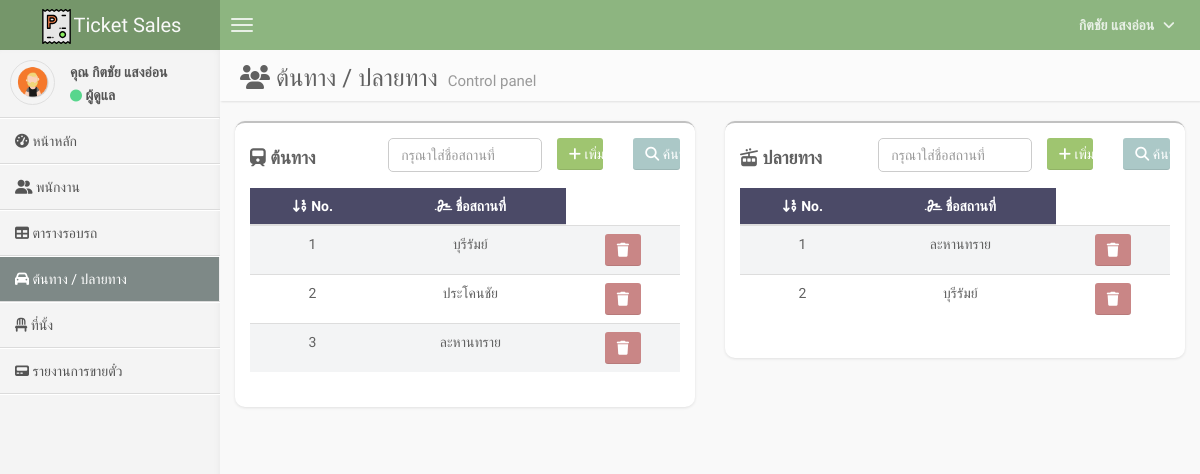
Page /start_end.php (signed in) on the committed database.
### tables this page shows
CREATE TABLE `tb_user` (
  `u_id` int(11) NOT NULL,
  `u_email` varchar(70) NOT NULL,
  `u_password` varchar(280) NOT NULL,
  `u_first_name` varchar(180) NOT NULL,
  `u_last_name` varchar(80) NOT NULL,
  `u_role` int(11) NOT NULL DEFAULT 0,
  `u_tel` varchar(10) NOT NULL
);

CREATE TABLE `tb_place_start` (
  `ps_id` int(11) NOT NULL,
  `ps_name` varchar(80) NOT NULL
);

CREATE TABLE `tb_place_end` (
  `pe_id` int(11) NOT NULL,
  `pe_name` varchar(80) NOT NULL
);

### start_end.php (the view, shortened to what this page needs)
<?php
require "connect.php";
$id = $_SESSION["user_id"];
$role = $_SESSION["user_role"];
$SQL = "SELECT * FROM tb_user WHERE u_id = '{$id}'";
$objQuery = mysqli_query($con, $SQL);
$user = mysqli_fetch_assoc($objQuery);
$SQL = "SELECT * FROM tb_place_start";
$psQuery = mysqli_query($con, $SQL);
$SQL = "SELECT * FROM tb_place_end";
$peQuery = mysqli_query($con, $SQL);
?>
<!DOCTYPE html>
<html>
<head>
    <link href="css/bootstrap.min.css" rel="stylesheet" type="text/css" />
    <link rel="stylesheet" href="node_modules\@fortawesome\fontawesome-free\css\all.min.css">
    <link href="css/AdminLTE.css" rel="stylesheet" type="text/css" />
    <link href="css/custom.css" rel="stylesheet" type="text/css" />
</head>
<body class="skin-blue" style="color: #616161;">
    <header class="header">
        <a href="index.php" class="logo">
            <img src="svg/parking_ticket.svg" width="35px" height="35px"/>Ticket Sales
        </a>
        <nav class="navbar navbar-static-top" role="navigation">
            <a href="#" class="navbar-btn sidebar-toggle" data-toggle="offcanvas" role="button">
                <span class="icon-bar"></span>
                <span class="icon-bar"></span>
                <span class="icon-bar"></span>
            </a>
            <div class="navbar-right">
                <ul class="nav navbar-nav">
                    <li class="dropdown user user-menu">
                        <a href="#" class="dropdown-toggle" data-toggle="dropdown">
                            <span> <?= $user["u_first_name"] . " " . $user["u_last_name"] ?></span>
                            <i class="fas fa-angle-down" style="font-size: 14px;margin-left: 5px;"></i>
                        </a>
                    </li>
                </ul>
            </div>
        </nav>
    </header>
    <div class="wrapper row-offcanvas row-offcanvas-left">
        <aside class="left-side sidebar-offcanvas">
            <section class="sidebar">
                <div class="user-panel">
                    <div class="pull-left image">
                        <img src="img/user1.png" class="img-circle" alt="User Image" />
                    </div>
                    <div class="pull-left info">
                        <p>คุณ <?= $user["u_first_name"] . " " . $user["u_last_name"] ?> </p>
                        <div>
                            <i class="fas fa-circle" style="font-size: 12px;color:#58D68D"></i>
                            <?= $role == 1 ? "ผู้ดูแล" : "พนักงาน" ?>
                        </div>
                    </div>
                </div>
                <?php require "navigation.php" ?>
            </section>
        </aside>
        <aside class="right-side">
            <section class="content-header">
                <h1>
                    <i class="fas fa-users"></i> ต้นทาง / ปลายทาง
                    <small>Control panel</small>
                </h1>
            </section>
            <section class="content">
                <div class="row">
                    <div class="col-md-6">
                        <div class="box" style="padding: 10px;">
                            <div class="row">
                                <div class="col-md-4">
                                    <h4 style="font-weight: bold;"><i class="fas fa-train"></i> ต้นทาง</h4>
                                </div>
                                <div class="col-md-8">
                                    <form action="action/action_add_ps.php" method="POST">
                                        <div class="row">
                                            <div class="col-md-6" style="padding: 0px;">
                                                <input type="text" name="name" class="form-control" placeholder="กรุณาใส่ชื่อสถานที่">
                                            </div>
                                            <div class="col-md-3">
                                                <button class="btn btn-success" name="btn_add_ps" style="width: 100%;"><i class="fas fa-plus"></i> เพิ่ม</button>
                                            </div>
                                            <div class="col-md-3">
                                                <button class="btn btn-primary" name="btn_seach_ps" style="width: 100%;"><i class="fas fa-search" style="font-size: 14px;"></i> ค้นหา</button>
                                            </div>
                                        </div>
                                    </form>
                                </div>
                            </div>
                            <div class="row">
                                <div class="col-md-12">
                                    <table class="table table-striped text-center" style="margin-top: 10px;box-sizing: border-box;">
                                        <thead class="thead-dark" style="background-color: #4B4A67;color:white">
                                            <tr>
                                                <th scope="col">
                                                    <i class="fas fa-sort-numeric-down"></i>
                                                    No.
                                                </th>
                                                <th scope="col">
                                                    <i class="fas fa-signature"></i>
                                                    ชื่อสถานที่
                                                </th>
                                            </tr>
                                        </thead>
                                        <tbody>
                                            <?php
                                                $i = 1;
                                                while($row = mysqli_fetch_assoc($psQuery)):
                                            ?>
                                                <tr>
                                                    <td><?= $i ?></td>
                                                    <td><?= $row["ps_name"] ?></td>
                                                    <td>
                                                        <a href="action/action_delete_ps.php?id=<?= $row["ps_id"] ?>">
                                                            <button class="btn btn-danger">
                                                                <i class="fas fa-trash"></i>
                                                            </button>
                                                        </a>
                                                    </td>
                                                </tr>
                                            <?php
                                                $i++;
                                                endwhile;
                                            ?>
                                        </tbody>
                                    </table>
                                </div>
                            </div>
                        </div>
                    </div>
                    <div class="col-md-6">
                        <div class="box" style="padding: 10px;">
                            <div class="row">
                                <div class="col-md-4">
                                    <h4 style="font-weight: bold;"><i class="fas fa-tram"></i> ปลายทาง</h4>
                                </div>
                                <div class="col-md-8">
                                    <form action="action/action_add_pe.php" method="POST">
                                        <div class="row">
                                            <div class="col-md-6" style="padding: 0px;">
                                                <input type="text" name="name" class="form-control" placeholder="กรุณาใส่ชื่อสถานที่">
                                            </div>
                                            <div class="col-md-3">
                                                <button class="btn btn-success" name="btn_add_pe" style="width: 100%;"><i class="fas fa-plus"></i> เพิ่ม</button>
                                            </div>
                                            <div class="col-md-3">
                                                <button class="btn btn-primary" name="btn_seach_pe" style="width: 100%;"><i class="fas fa-search" style="font-size: 14px;"></i> ค้นหา</ิ>
                                            </div>
                                        </div>
                                    </form>
                                </div>
                            </div>
                            <div class="row">
                                <div class="col-md-12">
                                    <table class="table table-striped text-center" style="margin-top: 10px;box-sizing: border-box;">
                                        <thead class="thead-dark" style="background-color: #4B4A67;color:white">
                                            <tr>
                                                <th scope="col">
                                                    <i class="fas fa-sort-numeric-down"></i>
                                                    No.
                                                </th>
                                                <th scope="col">
                                                    <i class="fas fa-signature"></i>
                                                    ชื่อสถานที่
                                                </th>
                                            </tr>
                                        </thead>
                                        <tbody>
                                            <?php
                                                $i = 1;
                                                while($row = mysqli_fetch_assoc($peQuery)):
                                            ?>
                                                <tr>
                                                    <td><?= $i ?></td>
                                                    <td><?= $row["pe_name"] ?></td>
                                                    <td>
                                                        <a href="action/action_delete_pe.php?id=<?= $row["pe_id"] ?>">
                                                            <button class="btn btn-danger">
                                                                <i class="fas fa-trash"></i>
                                                            </button>
                                                        </a>
                                                    </td>
                                                </tr>
                                            <?php
                                                $i++;
                                                endwhile;
                                            ?>
                                        </tbody>
                                    </table>
                                </div>
                            </div>
                        </div>
                    </div>
                </div>
            </section>
        </aside>
    </div>
</body>
</html>

### css/AdminLTE.css (style rules this page uses)
html, body { overflow-x: hidden!important; font-family: 'Source Sans Pro', sans-serif; -webkit-font-smoothing: antialiased; min-height: 100%; background: #f9f9f9; }
a { color: #3c8dbc; }
.wrapper { min-height: 100%; }
.wrapper:before, .wrapper:after { display: table; content: " "; }
.wrapper:after { clear: both; }
body > .header { position: absolute; top: 0; left: 0; right: 0; z-index: 1030; }
.right-side, .left-side { min-height: 100%; display: block; }
.right-side { background-color: #f9f9f9; margin-left: 220px; }
.left-side { position: absolute; width: 220px; top: 0; }
@media screen and (min-width: 992px) { .left-side { top: 50px; } }
.content { padding: 20px 15px; background: #f9f9f9; }
h1, h2, h3, h4, h5, h6, .h1, .h2, .h3, .h4, .h5, .h6 { font-family: 'Source Sans Pro', sans-serif; }
img { max-width: 100%important; }
.table-striped > tbody > tr:nth-child(odd) > td, .table-striped > tbody > tr:nth-child(odd) > th { background-color: #f3f4f5; }
table.text-center td, table.text-center th { text-align: center; }
body > .header { position: relative; max-height: 100px; z-index: 1030; }
body > .header .navbar { height: 50px; margin-bottom: 0; margin-left: 220px; }
body > .header .navbar .sidebar-toggle { float: left; padding: 9px 5px; margin-top: 8px; margin-right: 0; margin-bottom: 8px; margin-left: 5px; background-color: transparent; background-image: none; border: 1px solid transparent; -webkit-border-radius: 0 !important; -moz-border-radius: 0 !important; border-radius: 0 !important; }
body > .header .navbar .sidebar-toggle .icon-bar { display: block; width: 22px; height: 2px; -webkit-border-radius: 4px; -moz-border-radius: 4px; border-radius: 4px; }
body > .header .navbar .sidebar-toggle .icon-bar + .icon-bar { margin-top: 4px; }
body > .header .navbar .nav > li.user > a { font-weight: bold; }
body > .header .logo { float: left; font-size: 20px; line-height: 50px; text-align: center; padding: 0 10px; width: 220px; font-family: 'Kaushan Script', cursive; font-weight: 500; height: 50px; display: block; }
.right-side > .content-header { position: relative; padding: 15px 15px 10px 20px; }
.right-side > .content-header > h1 { margin: 0; font-size: 24px; }
.right-side > .content-header > h1 > small { font-size: 15px; display: inline-block; padding-left: 4px; font-weight: 300; }
.sidebar { margin-bottom: 5px; }
.user-panel { padding: 10px; }
.user-panel:before, .user-panel:after { display: table; content: " "; }
.user-panel:after { clear: both; }
.user-panel > .image > img { width: 45px; height: 45px; }
.user-panel > .info { font-weight: 600; padding: 5px 5px 5px 15px; font-size: 14px; line-height: 1; }
.user-panel > .info > p { margin-bottom: 9px; }
.form-control { -webkit-border-radius: 0px !important; -moz-border-radius: 0px !important; border-radius: 0px !important; box-shadow: none; }
.box { position: relative; background: #ffffff; border-top: 2px solid #c1c1c1; margin-bottom: 20px; -webkit-border-radius: 3px; -moz-border-radius: 3px; border-radius: 3px; width: 100%; box-shadow: 0px 1px 3px rgba(0, 0, 0, 0.1); }
.btn { font-weight: 500; -webkit-border-radius: 3px; -moz-border-radius: 3px; border-radius: 3px; border: 1px solid transparent; -webkit-box-shadow: inset 0px -2px 0px 0px rgba(0, 0, 0, 0.09); -moz-box-shadow: inset 0px -2px 0px 0px rgba(0, 0, 0, 0.09); box-shadow: inset 0px -1px 0px 0px rgba(0, 0, 0, 0.09); }
.btn.btn-primary { background-color: #3c8dbc; border-color: #367fa9; }
.btn.btn-success { background-color: #00a65a; border-color: #008d4c; }
.btn.btn-danger { background-color: #f56954; border-color: #f4543c; }
.skin-blue .navbar { background-color: #3c8dbc; }
.skin-blue .navbar .nav a { color: rgba(255, 255, 255, 0.8); }
.skin-blue .navbar .navbar-right > .nav { margin-right: 10px; }
.skin-blue .navbar .sidebar-toggle .icon-bar { background: rgba(255, 255, 255, 0.8); }
.skin-blue .logo { background-color: #367fa9; color: #f9f9f9; }
.skin-blue .right-side > .content-header { background: #fbfbfb; box-shadow: 1px 1px 2px rgba(0, 0, 0, 0.1); }
.skin-blue .user-panel > .image > img { border: 1px solid #dfdfdf; }
.skin-blue .user-panel > .info, .skin-blue .user-panel > .info > a { color: #555555; }
.skin-blue .sidebar { border-bottom: 1px solid #fff; }
.skin-blue .left-side { background: #f4f4f4; -webkit-box-shadow: inset -3px 0px 8px -4px rgba(0, 0, 0, 0.1); -moz-box-shadow: inset -3px 0px 8px -4px rgba(0, 0, 0, 0.1); box-shadow: inset -3px 0px 8px -4px rgba(0, 0, 0, 0.07); }

### rows in the picture
tb_user: u_first_name "กิตชัย", u_last_name "แสงอ่อน"
tb_place_start: ps_name "บุรีรัมย์"
tb_place_start: ps_name "ประโคนชัย"
tb_place_start: ps_name "ละหานทราย"
tb_place_end: pe_name "ละหานทราย"
tb_place_end: pe_name "บุรีรัมย์"
